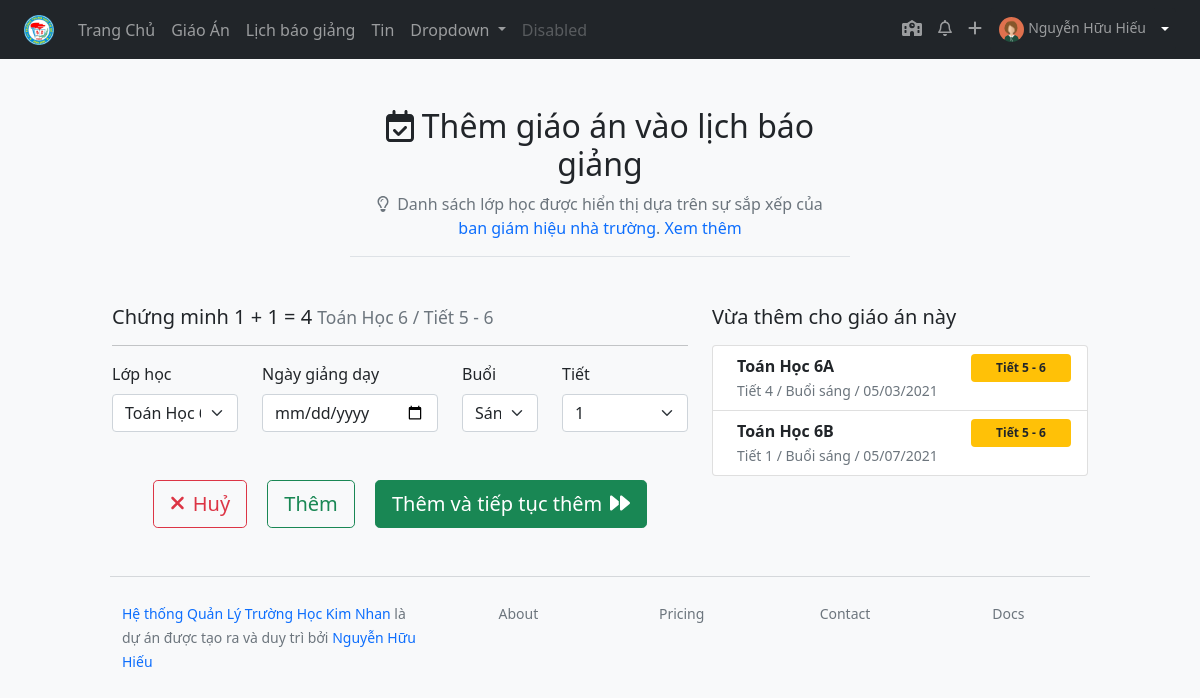
The app's page /schedule/add_lesson/15/ (signed in), older data.
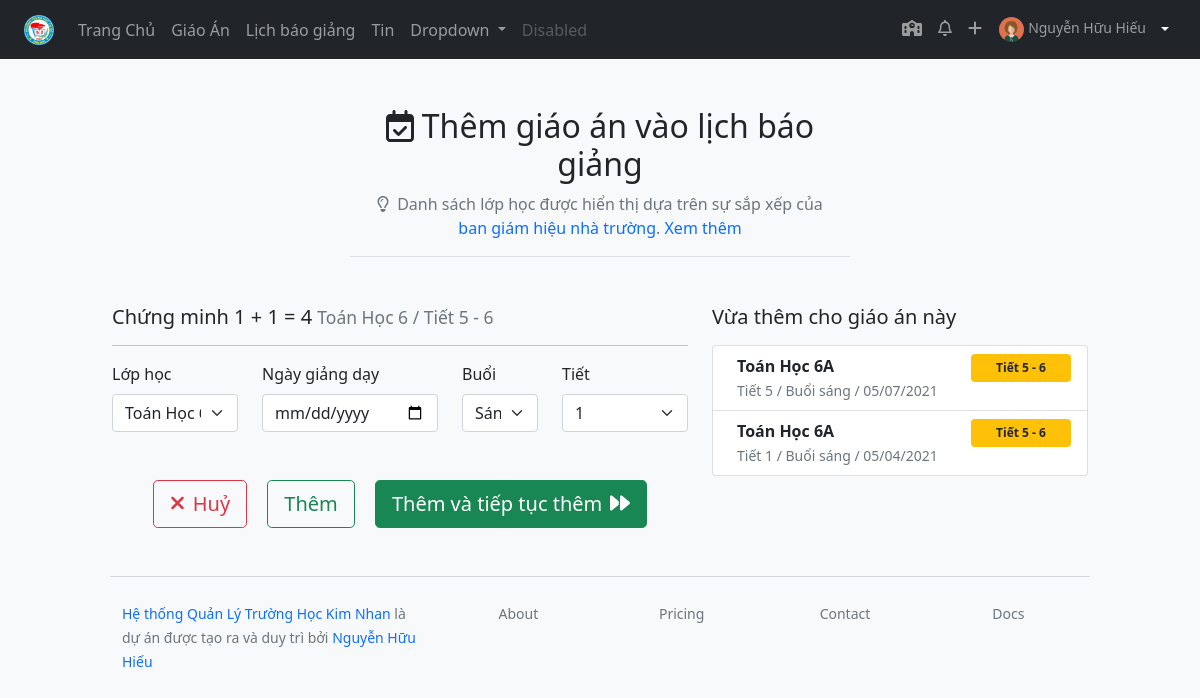
The same page, newer data.
### lessonmanagement/models.py (models this page shows, shortened)
class Lesson(models.Model):
    title = models.CharField(max_length=200)
    lesson_path = models.FileField(blank=True, null=True)
    upload_time = models.DateTimeField(blank=True, null=True)
    edit_time = models.DateTimeField(blank=True, null=True)
    LEVEL_CHOICES = [
        (6, 6),
        (7, 7),
        (8, 8),
        (9, 9)
    ]
    level = models.IntegerField(choices=LEVEL_CHOICES)
    description = models.CharField(max_length=200, null=True, blank=True)
    teacher = models.ForeignKey(Teacher, on_delete=models.CASCADE)
    subject = models.ForeignKey(Subject, on_delete=models.CASCADE)
    start_number_lesson = models.IntegerField(help_text="Bài giảng này ở tiết số mấy")
    cout_number_lesson = models.IntegerField(help_text="Bài giảng này trong bao nhiêu tiết")
    schoolyear = models.ForeignKey("Schoolyear", on_delete=models.CASCADE, blank=True, null=True)
    classyear = models.ManyToManyField(Classyear, through="LessonClassyear")
    STATUS_CHOICES = [
    ('pending', 'Chờ duyệt'),
    ('acept', 'Đã duyệt'),
    ('deny', 'Bị từ chối'),
    ]
    status = models.CharField(max_length=10, blank=True, choices=STATUS_CHOICES ,default='pending')
    checker = models.ForeignKey(Teacher, related_name="lesson_checker" ,on_delete=models.SET_NULL, null=True, blank=True)
    check_date = models.DateTimeField(auto_now=True)
    note_checker = models.CharField(max_length=200, blank=True)
    class Meta:
        verbose_name = "Giáo Án"
        verbose_name_plural = "Giáo Án"
        ordering = ["-upload_time"]

class SchoolAbstract(models.Model):
    title = models.CharField(max_length=50, verbose_name="Tiêu đề")
    description = models.CharField(max_length=200, verbose_name="Mô tả sơ lược", blank=True)
    cover = models.ImageField(upload_to="coverimages/", verbose_name="Ảnh bìa", null = True, blank = True)
    class Meta:
        abstract = True

class Subject(SchoolAbstract):
    group = models.ForeignKey("GroupSubject", related_name='subject123',on_delete=models.SET_NULL, null=True, blank=True, verbose_name='Bộ môn')
    subject_slug = models.SlugField(max_length=50, null=True, blank=True)
    class Meta:
        verbose_name = "Môn học"
        verbose_name_plural = "Môn học"

class LessonClassyear(models.Model):
    is_teach = models.BooleanField(default=False)
    teach_date = models.DateField(blank=True, null=True)
    lesson = models.ForeignKey(Lesson, on_delete = models.CASCADE)
    classyear = models.ForeignKey(Classyear, on_delete = models.CASCADE)
    teach_date_schedule = models.DateField(blank=True, null=True)
    week = models.IntegerField(blank=True, null=True)
    SESSION_CHOICES = [
        ('morning', 'Buổi sáng'),
        ('afternoon', 'Buổi chiều'),
    ]
    session = models.CharField(max_length=15, choices=SESSION_CHOICES, blank=True, null=True)
    ORDER_CHOICES = [
        (1, 1),
        (2, 2),
        (3, 3),
        (4, 4),
        (5, 5)
    ]
    order_schedule = models.IntegerField(choices=ORDER_CHOICES, null=True, blank=True)
    class Meta:
        verbose_name = 'Lịch báo giảng'
        verbose_name_plural = 'Lịch báo giảng'

class Classyear(models.Model):
    TITLE_CHOICES = [
    ('A', 'A'),
    ('B', 'B'),
    ('C', 'C'),
    ('D', 'D')
    ]
    title = models.CharField(verbose_name="Tên lớp", max_length=1, choices=TITLE_CHOICES)
    startyear = models.IntegerField()
    class Meta:
        unique_together = ('title', 'startyear')
        verbose_name = "Lớp học"
        verbose_name_plural = "Lớp học"

### lessonmanagement/views.py (the view, shortened to what this page needs)
# urls.py: path('schedule/add_lesson/<int:lesson_id>/', views.add_lesson_schedule, name = 'add_lesson_schedule'),
def add_lesson_schedule(request, lesson_id):
    try:
        lesson = Lesson.objects.filter(teacher=request.user.teacher.id).get(id = lesson_id)
        classyear_list = SubjectClassyear.objects.filter(teacher=request.user.teacher.id).filter(subject__title = lesson.subject.title).filter(classyear__startyear = level_to_startyear(lesson.level))
        schedule_list = LessonClassyear.objects.filter(lesson__teacher=request.user.teacher.id).filter(lesson__id = lesson_id).order_by('-id')
        context = {'lesson': lesson, 'classyear_list': classyear_list, 'schedule_list': schedule_list,}
        return render(request, 'schedule/add_lesson_schedule.html', context)
    except:
        raise Http404("fuck")

### lessonmanagement/models.py (called while the page is built)
    def full_name(self):
        return ('%s %s') % (self.firstname, self.lastname)

### lessonmanagement/templatetags/lessonmanagement_extras.py (called while the page is built)
@register.filter
def classlevel(value):
    now = datetime.now()
    i = 0
    if (now.month < 9):
        i =  (now.year - value) + 5
    else:
        i = (now.year - value) + 6
    if i in [6,7,8,9]:
        return i
    else:
        return value

### lessonmanagement/views.py (called while the page is built)
def level_to_startyear(level):
    now = datetime.datetime.now()
    if now.month < 9:
        return (now.year + 5 - level)
    else:
        return (now.year + 6 - level)

### lessonmanagement/templates/schedule/add_lesson_schedule.html (shortened to what this page needs)
{% extends 'base_clean.html' %}
{% block content %}
{% with teacher=request.user.teacher %}
{% load lessonmanagement_extras %}
{% load humanize %}
<div class="row justify-content-center ">
  <div class="col-5 border-bottom">
    <h2 class="mt-5 text-center"><i class="far fa-calendar-check me-2"></i>Thêm giáo án vào lịch báo giảng</h2>
    <p class="text-center text-muted"><i class="far fa-lightbulb me-2"></i>Danh sách lớp học được hiển thị dựa trên sự sắp xếp của <a href="#" class="text-decoration-none">ban giám hiệu nhà trường</a>.<a href="#" class="text-decoration-none"> Xem thêm</a></p>
  </div>
</div>
<div class="row pt-5 justify-content-center" >
    <div class="col-lg-6" >
        <h5 class="mb-1">{{ lesson.title }} <small class="text-muted">{{ lesson.subject.title }} {{ lesson.level }}  / Tiết {{ lesson.start_number_lesson }} - {{ lesson.start_number_lesson|add:lesson.cout_number_lesson }}</small></h5>
    <hr>
    <form method="POST" class="needs-validation" novalidate>
        <div class="row">
            <div class="col-lg-3">
                <label for="classYear" class="form-label">Lớp học</label>
                <select class="form-select" aria-label="Default select example" id="classYear" name="classyear" required>
                    {% for i in classyear_list %}
                    <option value="{{ i.classyear.id }}">{{ i.subject.title }} {{ i.classyear.startyear|classlevel }}{{ i.classyear.title }}</option>
                    {% endfor %}
                  </select>
            </div>
            <div class="col-lg-4">
                <label for="schedule" class="form-label">Ngày giảng dạy</label>
                <input class="form-control" type="date" id="schedule" name="schedule_date" required>
            </div>
            <div class="col-lg-2">
                <label for="session" class="form-label">Buổi</label>
                <select class="form-select" aria-label="Default select example" id="classYear" name="session" required>
                    <option selected value="morning">Sáng</option>
                  </select>
            </div>
            <div class="col-lg-3">
                <label for="order" class="form-label">Tiết</label>
                <select class="form-select" aria-label="Default select example" id="order" name="order" required>
                    <option value="1">1</option>
                  </select>
            </div>
        </div>
        <div class="text-center mt-5">
          <button onclick="goBack()" class="btn btn-lg btn-outline-danger  me-3"><i class="fas fa-times me-2"></i>Huỷ</button>
        <button type="submit" class="btn btn-lg btn-outline-success me-3 " name="quit">Thêm</button>
        <button type="submit" class="btn  btn-lg btn-success" name="continue">Thêm và tiếp tục thêm<i class="fas fa-forward ms-2"></i></button>
        </div>
    </form>
    </div>
    <div class="col-lg-4">
        {% if not schedule_list %}
        <h5 class="text-danger">Không có lịch báo giảng nào cho giáo án này</h5>
        {% else %}
        <h5 class="mb-3">Vừa thêm cho giáo án này</h5>
        <div class="list-group">
            {% for i in schedule_list %}
            <a href="#" class="list-group-item list-group-item-action d-flex justify-content-between align-items-start">
              <div class="ms-2 me-auto">
                <div class="fw-bold">
                    {{ lesson.subject.title }} {{ i.classyear.startyear|classlevel }}{{ i.classyear.title }}
               </div>
               <small class="text-muted">Tiết {{ i.order_schedule }} / {{ i.get_session_display }} / {{ i.teach_date_schedule|date:"SHORT_DATE_FORMAT" }}
               </small>
              </div>
              <span class="badge bg-warning text-dark p-2 ms-2"  style="min-width: 100px;">
                Tiết {{ lesson.start_number_lesson }} - {{ lesson.start_number_lesson|add:lesson.cout_number_lesson }}
              </span>
            </a>
            {% endfor %}
          </div>
        {% endif %}
    </div>
<div class="row justify-content-center">
  <div class="col-10">
    {% include 'footer_withsidebar.html' %}
  </div>
</div>
</div>
  {% endwith %}
{% endblock %}

Row changes from the older to the newer data that the page shows:
removed LessonClassyear: {{ lesson.subject.title }} "Toán Học", classyear.startyear|classlevel "6", classyear "A", order_schedule "4", session "Buổi sáng", teach_date_schedule "05/03/2021", {{ lesson.start_number_lesson }} "5", {{ lesson.start_number_lesson|add:lesson.cout_number_lesson }} "6"
removed LessonClassyear: {{ lesson.subject.title }} "Toán Học", classyear.startyear|classlevel "6", classyear "B", order_schedule "1", session "Buổi sáng", teach_date_schedule "05/07/2021", {{ lesson.start_number_lesson }} "5", {{ lesson.start_number_lesson|add:lesson.cout_number_lesson }} "6"
added LessonClassyear: {{ lesson.subject.title }} "Toán Học", classyear.startyear|classlevel "6", classyear "A", order_schedule "5", session "Buổi sáng", teach_date_schedule "05/07/2021", {{ lesson.start_number_lesson }} "5", {{ lesson.start_number_lesson|add:lesson.cout_number_lesson }} "6"
added LessonClassyear: {{ lesson.subject.title }} "Toán Học", classyear.startyear|classlevel "6", classyear "A", order_schedule "1", session "Buổi sáng", teach_date_schedule "05/04/2021", {{ lesson.start_number_lesson }} "5", {{ lesson.start_number_lesson|add:lesson.cout_number_lesson }} "6"
